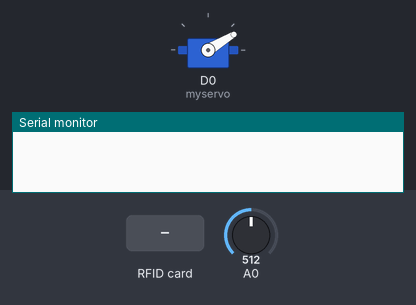
Simulated run of this sketch. Board: ESP8266 (NodeMCU). Shown: servo, the last lines printed to the serial monitor. The inputs (shaded band) are chosen by the test bench; at power-on: A0 = 512. WiFi joins after 1.5 s; servers stay silent unless stated; uploads are accepted with an empty reply.

Above: at 0.1 s.
At 0.7 s:
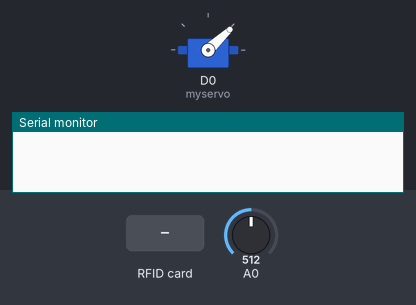
At 8.8 s:
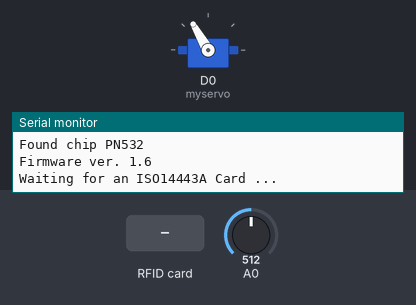
8.9 s: RFID card 05 26 79 79 96 held to the reader
Timing chart, 0 to 11.9 s (numbered marks = the images above; inputs shaded):
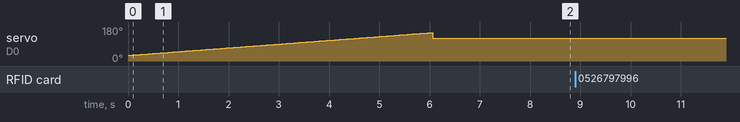

The sketch:

espCarControl.ino
```cpp
/*
 * Mapping to Esp8266:
 * SS -> D2
 * MOSI -> D7
 * MISO -> D6
 * SCK -> D5
 */

#include <SPI.h>
#include <PN532_SPI.h>
#include "PN532.h"

#include <ESP8266HTTPClient.h>
#include <ESP8266WiFi.h>
#include <Servo.h>

/*
static const uint8_t D0   = 16;
static const uint8_t D1   = 5;
static const uint8_t D2   = 4;
static const uint8_t D3   = 0;
static const uint8_t D4   = 2;
static const uint8_t D5   = 14;
static const uint8_t D6   = 12;
static const uint8_t D7   = 13;
static const uint8_t D8   = 15;
static const uint8_t D9   = 3;
static const uint8_t D10  = 1;
*/

  String playerId = "2";

 int sensorValue;
 int pos;
 int min_hit =0;
 PN532_SPI pn532spi(SPI, D2);
PN532 nfc(pn532spi);

Servo myservo;  // create servo object to control a servo
// twelve servo objects can be created on most boards


#define _SSID "HOTBOX-D4E7"
#define _PASS "0526797996"

String payload;

/* #################### NFC #############################3 */
void init_nfc() {
  nfc.begin();

  uint32_t versiondata = nfc.getFirmwareVersion();
  if (! versiondata) {
    Serial.print("Didn't find PN53x board");
    while (1); // halt
  }
  // Got ok data, print it out!
  Serial.print("Found chip PN5"); Serial.println((versiondata>>24) & 0xFF, HEX);
  Serial.print("Firmware ver. "); Serial.print((versiondata>>16) & 0xFF, DEC);
  Serial.print('.'); Serial.println((versiondata>>8) & 0xFF, DEC);

  // configure board to read RFID tags
  nfc.SAMConfig();

  //TODO - this set how many times it try to read the card
  nfc.setPassiveActivationRetries(10);

  Serial.println("Waiting for an ISO14443A Card ...");

}

void debug_print_tag_full(uint8_t uid[])
{
    Serial.print("  UID Value: ");
    nfc.PrintHex(uid, 4);
    int number0 = uid[0];
    int number1 = uid[1];
    int number2 = uid[2];
    int number3 = uid[3];
    // TODO - consdier using only part of id(probaly two or three number are enough)
    uint32_t total = (number0 << 24)  + (number1 << 16) + (number2 << 8) + (number3);
    Serial.println("");
    Serial.println(number0);
        Serial.println(number1);
            Serial.println(number2);
                Serial.println(number3);
                                Serial.println(total);
}

void dispatch_uid_read(uint32_t uid)
{
  Serial.print("Dispatched ");
  Serial.println(uid);
  //TODO #$#$@#$#$@@#$#$#$#@@#$$ change  id
    String url = "https://us-central1-arduino-a5968.cloudfunctions.net/handleRfidRead?id=" + playerId + "&param=";
  url += String(uid);
  send_http_request(url, "FD:57:A7:FA:1A:05:44:88:D3:4A:C8:5C:33:1E:5D:9B:78:30:F3:4A");
}

uint32_t last_read_uid = 0;
uint32_t active_read_uid = 0;

void handle_rfid_loop()
{
    uint8_t success;
  uint8_t uid[] = { 0, 0, 0, 0, 0, 0, 0 };  // Buffer to store the returned UID
  uint8_t uidLength;                        // Length of the UID (4 or 7 bytes depending on ISO14443A card type)


  // Wait for an ISO14443A type cards (Mifare, etc.).  When one is found
  // 'uid' will be populated with the UID, and uidLength will indicate
  // if the uid is 4 bytes (Mifare Classic) or 7 bytes (Mifare Ultralight)

  success = nfc.readPassiveTargetID(PN532_MIFARE_ISO14443A, uid, &uidLength);


  if (success) {
    // Display some basic information about the card
    //debug_print_tag_full(uid);

    // TODO - consdier using only part of id(probaly two or three number are enough)
    uint32_t current_uid = (uid[0] << 8) + (uid[1]);

    if ( current_uid != active_read_uid )
    {
      last_read_uid = current_uid;
      active_read_uid = current_uid;
      dispatch_uid_read(current_uid);
    }
    //else - do nothing
 }
 else
 {
  if(active_read_uid != 0)
  {
    //finished reading card
    Serial.println("Ended");
    dispatch_uid_read(active_read_uid + 1);
    active_read_uid = 0;
  }

 }
}


/* #####################3 WIFI ###########################3 */

void init_wifi(){
    WiFi.begin(_SSID, _PASS);   //WiFi connection
    while (WiFi.status() != WL_CONNECTED) {  //Wait for the WiFI connection completion
      delay(500);
      Serial.println("Waiting for connection");
  }
  Serial.println("Connection Succeded");
}

// get the url , and ssh for connection
// returning the payload of http req
String send_http_request(String url,String ssh){
   if(WiFi.status()== WL_CONNECTED){   //Check WiFi connection status
    HTTPClient http;    //Declare object of class HTTPClient
    http.begin(url,ssh);      //Specify request destination
    int httpCode = http.POST("message");
    String _payload = http.getString();                  //Get the response payload
    Serial.println(httpCode);   //Print HTTP return code
    Serial.println(_payload);    //Print request response payload
    http.end();  //Close connection
    return _payload;
    }
 else{
    Serial.println("Error in WiFi connection");
    return "Error";
 }
}

#define INTIAL_SERVO_POS 120
void init_normal(){
  min_hit = analogRead(A0);
  for (pos = 30; pos <= 150; pos += 1) { // goes from 0 degrees to 180 degrees
    // in steps of 1 degree
    myservo.write(pos);              // tell servo to go to position in variable 'pos'
    min_hit= min(analogRead(A0),min_hit);
    delay(50);                       // waits 15ms for the servo to reach the position
  }
   myservo.write(INTIAL_SERVO_POS);
}

void checkForHit(int val){
  if( val < 0.9*min_hit){
    Serial.println("Hit");
    String url = "https://us-central1-arduino-a5968.cloudfunctions.net/playerHit?id=" + playerId;

  payload = send_http_request(url,"FD:57:A7:FA:1A:05:44:88:D3:4A:C8:5C:33:1E:5D:9B:78:30:F3:4A");
  Serial.print("The payload is --> ");
  Serial.println(payload);
  delay(3000);  //Send a request every 30 seconds
  }
  else{
     Serial.println("Miss");
  }
}

void setup() {
  myservo.attach(16);  // attaches the servo on GIO2 to the servo object
  Serial.begin(9600);
  init_normal();
  init_wifi();
  init_nfc();
}

void loop() {
  handle_rfid_loop();
  sensorValue = analogRead(A0);
//  Serial.println(sensorValue);
  checkForHit(sensorValue);
  delay(50);                       // waits 15ms for the servo to reach the position

  /*
  for (pos = 30; pos <= 150; pos += 1) { // goes from 0 degrees to 180 degrees
    // in steps of 1 degree
    myservo.write(pos);              // tell servo to go to position in variable 'pos'
      sensorValue = analogRead(A0);
  Serial.println(sensorValue);
    checkForHit(sensorValue);
    delay(750);                       // waits 15ms for the servo to reach the position
  }
  for (pos = 150; pos >= 30; pos -= 1) { // goes from 180 degrees to 0 degrees
  myservo.write(pos);              // tell servo to go to position in variable 'pos'
  sensorValue = analogRead(A0);
  Serial.println(sensorValue);
  checkForHit(sensorValue);
  delay(750);                       // waits 15ms for the servo to reach the position

  }
  */
}
```
